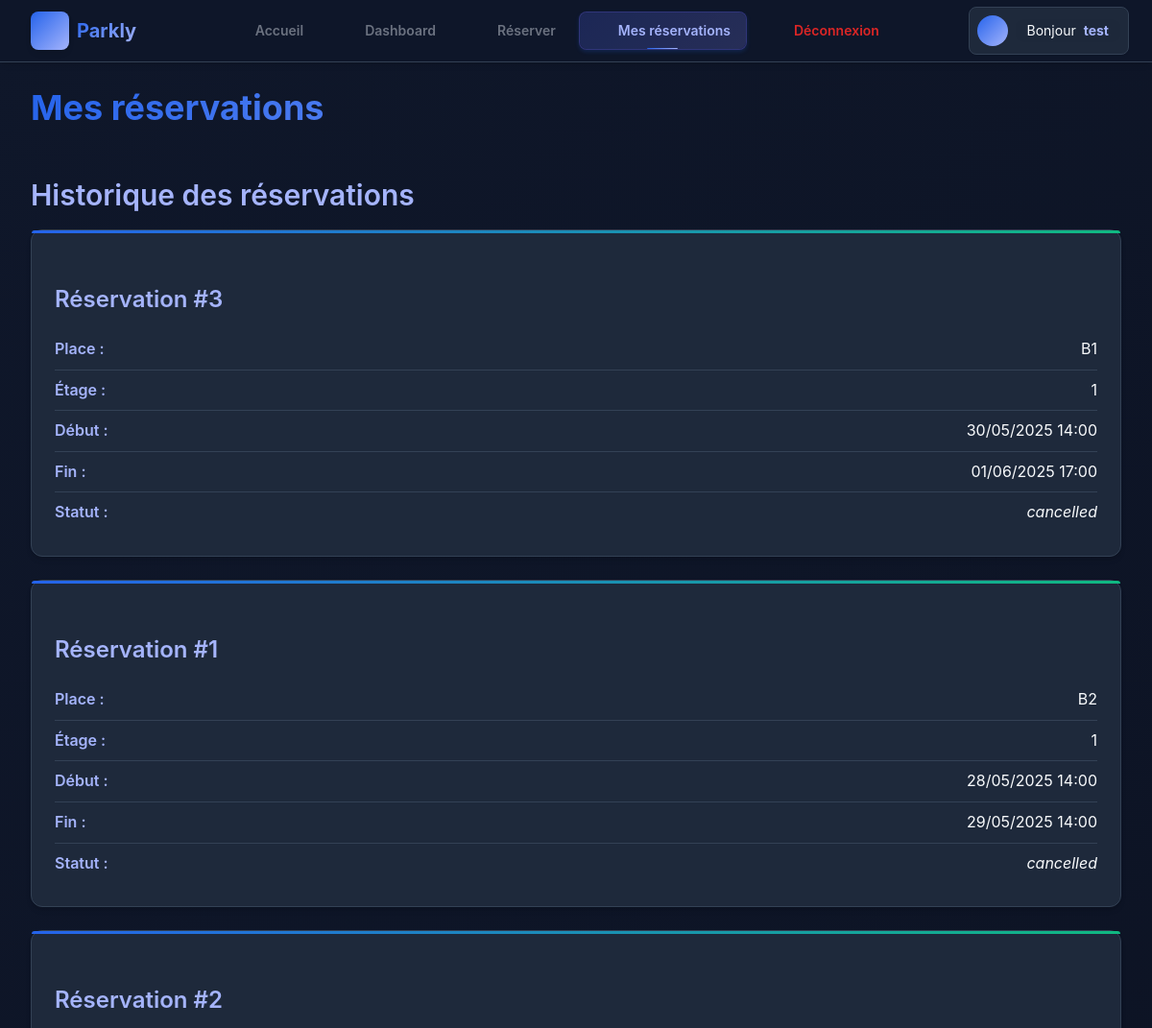
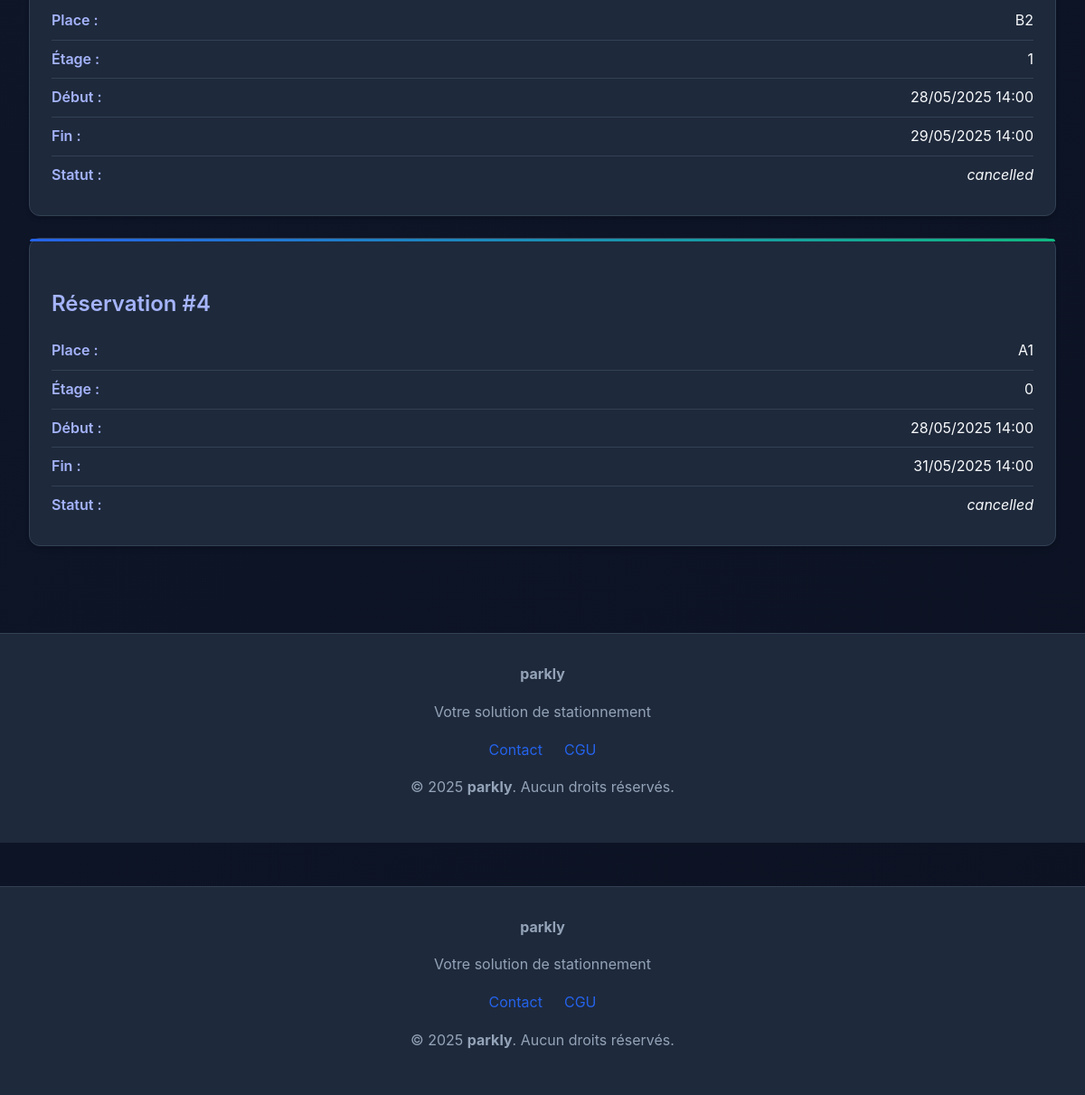
The page /?page=mes_reservations (signed in) on the database its author committed (2 pictures, top to bottom).
### tables this page shows
CREATE TABLE `reservations` (
  `id` int NOT NULL AUTO_INCREMENT,
  `user_id` int NOT NULL,
  `parking_id` int NOT NULL,
  `date_start` datetime NOT NULL,
  `date_end` datetime NOT NULL,
  `status` enum('confirmed','cancelled','pending') DEFAULT 'pending',
  `created_at` timestamp NULL DEFAULT CURRENT_TIMESTAMP,
  `updated_at` timestamp NULL DEFAULT CURRENT_TIMESTAMP ON UPDATE CURRENT_TIMESTAMP,
  `car_id` int DEFAULT NULL,
  `paid` tinyint(1) DEFAULT '0',
  PRIMARY KEY (`id`),
  KEY `user_id` (`user_id`),
  KEY `parking_id` (`parking_id`),
  KEY `car_id` (`car_id`),
  CONSTRAINT `reservations_ibfk_1` FOREIGN KEY (`user_id`) REFERENCES `users` (`id`),
  CONSTRAINT `reservations_ibfk_2` FOREIGN KEY (`parking_id`) REFERENCES `parking` (`id`),
  CONSTRAINT `reservations_ibfk_3` FOREIGN KEY (`car_id`) REFERENCES `cars` (`id`)
);

CREATE TABLE `parking` (
  `id` int NOT NULL AUTO_INCREMENT,
  `numero_place` varchar(10) NOT NULL,
  `etage` int DEFAULT '0',
  `type_place` enum('standard','handicap','electrique','moto') NOT NULL DEFAULT 'standard',
  `statut` enum('libre','occupe','reserve','maintenance') NOT NULL DEFAULT 'libre',
  `disponible_depuis` datetime DEFAULT NULL,
  `date_maj` timestamp NULL DEFAULT CURRENT_TIMESTAMP ON UPDATE CURRENT_TIMESTAMP,
  `derniere_reservation_id` int DEFAULT NULL,
  `commentaire` text,
  `actif` tinyint(1) DEFAULT '1',
  PRIMARY KEY (`id`),
  UNIQUE KEY `numero_place` (`numero_place`)
);

### app/controllers/ReservationController.php (called while the page is built, shortened)
<?php
require_once __DIR__ . '/../models/Reservation.php';
class ReservationController
{
    private function render($view, $data = [])
    {
        extract($data);
        include __DIR__ . '/../views/templates/head.php';
        include __DIR__ . '/../views/templates/nav.php';
        include __DIR__ . "/../views/$view.php";
        include __DIR__ . '/../views/templates/footer.php';
    }
    public function mesReservations()
    {
        $reservationModel = new Reservation();
        $all = $reservationModel->getByUserId($_SESSION['user']['id']);
        $now = date('Y-m-d H:i:s');
        $actives = [];
        $past = [];
        foreach ($all as $r) {
            if ($r['status'] === 'cancelled' || $r['date_end'] <= $now) {
                $past[] = $r;
            } else {
                $actives[] = $r;
            }
        }
        $success = '';
        $this->render('pages/mes_reservations', [
            'actives' => $actives,
            'past' => $past,
            'success' => $success
        ]);
    }
}

### app/models/Reservation.php (called while the page is built, shortened)
<?php
class Reservation
{
    private PDO $pdo;
    public function __construct()
    {
        $this->pdo = new PDO(DB_DSN, DB_USER, DB_PASS);
        $this->pdo->setAttribute(PDO::ATTR_ERRMODE, PDO::ERRMODE_EXCEPTION);
    }
    public function getByUserId(int $userId): array
    {
        $sql = "
            SELECT r.*, p.numero_place, p.etage
            FROM reservations AS r
            JOIN parking AS p ON r.parking_id = p.id
            WHERE r.user_id = ?
            ORDER BY r.date_start DESC
        ";
        $stmt = $this->pdo->prepare($sql);
        $stmt->execute([$userId]);
        return $stmt->fetchAll(PDO::FETCH_ASSOC);
    }
}

### app/views/pages/mes_reservations.php (the view, shortened to what this page needs)
<?php
require_once __DIR__ . '/../templates/head.php';
require_once __DIR__ . '/../templates/nav.php';
?>
<main class="container user-reservations" role="main">
    <h1> Mes réservations</h1>
    <?php if (!empty($past)) : ?>
        <section class="past-reservations" aria-label="Historique des réservations">
            <h2>Historique des réservations</h2>
            <?php foreach ($past as $res) : ?>
                <article class="reservation-card" aria-labelledby="past-reservation-<?= $res['id'] ?>">
                    <h3 id="past-reservation-<?= $res['id'] ?>">Réservation #<?= htmlspecialchars($res['id']) ?></h3>
                    <ul>
                        <li><strong>Place :</strong> <?= htmlspecialchars($res['numero_place']) ?></li>
                        <li><strong>Étage :</strong> <?= htmlspecialchars($res['etage']) ?></li>
                        <li><strong>Début :</strong> <time datetime="<?= date('c', strtotime($res['date_start'])) ?>"><?= date('d/m/Y H:i', strtotime($res['date_start'])) ?></time></li>
                        <li><strong>Fin :</strong> <time datetime="<?= date('c', strtotime($res['date_end'])) ?>"><?= date('d/m/Y H:i', strtotime($res['date_end'])) ?></time></li>
                        <li><strong>Statut :</strong> <em><?= htmlspecialchars($res['status']) ?></em></li>
                    </ul>
                </article>
            <?php endforeach; ?>
        </section>
    <?php endif; ?>
</main>
<?php require_once __DIR__ . '/../templates/footer.php'; ?>

### public/index.php (shortened to what this page needs)
<?php
$page = $_GET['page'] ?? 'home';
switch ($page) {
    case 'mes_reservations':
        require_once __DIR__ . '/../app/controllers/ReservationController.php';
        (new ReservationController())->mesReservations();
        break;
}

### app/views/templates/head.php (shortened to what this page needs)
<!DOCTYPE html>
<html lang="fr" class="no-js">
<head>
    <?php
    $mainCss = '/assets/css/style.css';
    $mainCssPath = $_SERVER['DOCUMENT_ROOT'] . $mainCss;
    $mainCssVersion = file_exists($mainCssPath) ? filemtime($mainCssPath) : '1.0';
    ?>
    <link rel="stylesheet" href="<?= $mainCss ?>?v=<?= $mainCssVersion ?>">
    <?php
    $navCss = '/assets/css/templates/nav.css';
    $navCssPath = $_SERVER['DOCUMENT_ROOT'] . $navCss;
    $navCssVersion = file_exists($navCssPath) ? filemtime($navCssPath) : '1.0';
    ?>
    <link rel="stylesheet" href="<?= $navCss ?>?v=<?= $navCssVersion ?>">
</head>
<body data-page="<?= htmlspecialchars($current_page ?? 'unknown') ?>">

### app/views/templates/nav.php (shortened to what this page needs)
<?php
$current_page = $_GET['page'] ?? 'home';
$user = $_SESSION['user'] ?? null;
$is_logged_in = !empty($user);
$is_admin = $is_logged_in && (isset($user['role']) && strtolower($user['role']) === 'admin');
$nav_items = [
    'public' => [
        ['url' => '/?page=home', 'label' => 'Accueil', 'icon' => 'home', 'key' => 'home']
    ],
    'guest' => [
        ['url' => '/?page=login', 'label' => 'Connexion', 'icon' => 'log-in', 'key' => 'login'],
        ['url' => '/?page=register', 'label' => 'Créer un compte', 'icon' => 'user-plus', 'key' => 'register']
    ],
    'dashboard' => [
        ['url' => '/?page=dashboard', 'label' => 'Dashboard', 'icon' => 'layout-dashboard', 'key' => 'dashboard']
    ],
    'user' => [
        ['url' => '/?page=nouvelle_reservation', 'label' => 'Réserver', 'icon' => 'calendar-plus', 'key' => 'nouvelle_reservation'],
        ['url' => '/?page=mes_reservations', 'label' => 'Mes réservations', 'icon' => 'calendar', 'key' => 'mes_reservations']
    ],
    'logout' => [
        ['url' => '/?page=logout', 'label' => 'Déconnexion', 'icon' => 'log-out', 'key' => 'logout', 'class' => 'nav-link--logout']
    ]
];
function getNavigationItems(array $nav_items, bool $is_logged_in, bool $is_admin): array {
    $items = $nav_items['public'];
    if ($is_logged_in) {
        $items = array_merge($items, $nav_items['dashboard']);
        if (!$is_admin) {
            $items = array_merge($items, $nav_items['user']);
        }
        $items = array_merge($items, $nav_items['logout']);
    } else {
        $items = array_merge($items, $nav_items['guest']);
    }
    return $items;
}
function isActiveNavItem(string $item_key, string $current_page): bool {
    $special = [
        'dashboard' => ['dashboard', 'dashboard_user', 'dashboard_admin'],
        'home' => ['home', '']
    ];
    return isset($special[$item_key])
        ? in_array($current_page, $special[$item_key])
        : $item_key === $current_page;
}
function renderNavItem(array $item, string $current_page): string {
    $is_active = isActiveNavItem($item['key'], $current_page);
    $classes = ['nav-link'];
    if ($is_active) $classes[] = 'nav-link--active';
    if (!empty($item['class'])) $classes[] = $item['class'];
    $class_attr = implode(' ', $classes);
    $aria = $is_active ? ' aria-current="page"' : '';
    $icon = !empty($item['icon']) ? '<span class="nav-icon" data-icon="' . htmlspecialchars($item['icon']) . '" aria-hidden="true"></span>' : '';
    return sprintf(
        '<li class="nav-item">
            <a href="%s" class="%s"%s>
                %s
                <span class="nav-text">%s</span>
                <span class="nav-highlight" aria-hidden="true"></span>
            </a>
        </li>',
        htmlspecialchars($item['url']),
        htmlspecialchars($class_attr),
        $aria,
        $icon,
        htmlspecialchars($item['label'])
    );
}
$navigation_items = getNavigationItems($nav_items, $is_logged_in, $is_admin);
?>
<nav class="site-nav fade-in" role="navigation" aria-label="Menu principal">
    <div class="nav-container">
        <div class="nav-brand">
            <a href="/?page=home" class="brand-link" aria-label="Retour à l'accueil">
                <div class="brand-logo">
                </div>
                <span class="brand-text">Parkly</span>
            </a>
        </div>
        <ul class="nav-list" role="menubar" id="nav-menu">
            <?php foreach ($navigation_items as $item): ?>
                <?= renderNavItem($item, $current_page) ?>
            <?php endforeach; ?>
        </ul>
        <?php if ($is_logged_in): ?>
            <div class="nav-user slide-in" role="region" aria-label="Informations utilisateur">
                <div class="user-info">
                    <div class="user-avatar">
                    </div>
                     <div class="user-details">
                        <?php
                     $displayName = 'Utilisateur';
                     if (!empty($user['first_name'])) {
                        $displayName = $user['first_name'];
                     } elseif (!empty($user['last_name'])) {
                        $displayName = $user['last_name'];
                    }
                        ?>
                        <span class="user-welcome">
                            Bonjour<strong><?= htmlspecialchars($displayName) ?></strong>
                        </span>
                    </div>
                </div>
            </div>
        <?php endif; ?>
    </div>
</nav>

### app/views/templates/footer.php (shortened to what this page needs)
<footer class="site-footer" role="contentinfo">
    <div class="footer-content">
        <div class="footer-brand">
            <strong class="footer-logo">parkly</strong>
            <p class="footer-tagline">Votre solution de stationnement</p>
        </div>
        <nav class="footer-links" aria-label="Liens du pied de page">
            <a href="/?page=contact" class="footer-btn" title="Nous contacter">
                Contact
            </a>
            <a href="/?page=cgu" class="footer-btn" title="Conditions générales d'utilisation">
                CGU
            </a>
        </nav>
    </div>
    <div class="footer-bottom">
        <p class="footer-copyright">
            &copy; <?= date('Y') ?> <strong>parkly</strong>. Aucun droits réservés.
        </p>
    </div>
</footer>
</body>
</html>

### public/assets/css/style.css (style rules this page uses)
:root { --primary-color: #6366f1; --primary-hover: #4f46e5; --primary-light: #a5b4fc; --secondary-color: #64748b; --secondary-hover: #475569; --success-color: #10b981; --success-hover: #059669; --warning-color: #f59e0b; --warning-hover: #d97706; --danger-color: #ef4444; --danger-hover: #dc2626; --info-color: #3b82f6; --info-hover: #2563eb; --bg-primary: #0f172a; --bg-secondary: #1e293b; --bg-tertiary: #334155; --bg-card: #1e293b; --bg-card-hover: #334155; --text-primary: #f8fafc; --text-secondary: #cbd5e1; --text-muted: #94a3b8; --text-accent: #a5b4fc; --border-color: #334155; --border-hover: #475569; --border-focus: var(--primary-color); --shadow-sm: 0 1px 2px 0 rgb(0 0 0 / 0.05); --shadow-md: 0 4px 6px -1px rgb(0 0 0 / 0.1), 0 2px 4px -2px rgb(0 0 0 / 0.1); --shadow-lg: 0 10px 15px -3px rgb(0 0 0 / 0.1), 0 4px 6px -4px rgb(0 0 0 / 0.1); --shadow-xl: 0 20px 25px -5px rgb(0 0 0 / 0.1), 0 8px 10px -6px rgb(0 0 0 / 0.1); --shadow-glow: 0 0 20px rgb(99 102 241 / 0.3); --radius-sm: 0.375rem; --radius-md: 0.5rem; --radius-lg: 0.75rem; --radius-xl: 1rem; --spacing-xs: 0.25rem; --spacing-sm: 0.5rem; --spacing-md: 1rem; --spacing-lg: 1.5rem; --spacing-xl: 2rem; --spacing-2xl: 3rem; --font-family: 'Inter', 'Segoe UI', system-ui, -apple-system, sans-serif; --font-size-xs: 0.75rem; --font-size-sm: 0.875rem; --font-size-base: 1rem; --font-size-lg: 1.125rem; --font-size-xl: 1.25rem; --font-size-2xl: 1.5rem; --font-size-3xl: 1.875rem; --font-size-4xl: 2.25rem; --transition-fast: 150ms ease-in-out; --transition-normal: 250ms ease-in-out; --transition-slow: 350ms ease-in-out; }
* { box-sizing: border-box; }
body { margin: 0; padding: 0; font-family: var(--font-family); background: linear-gradient(135deg, var(--bg-primary) 0%, #0c1222 100%); color: var(--text-primary); line-height: 1.6; min-height: 100vh; }
.container { max-width: 1200px; margin: 0 auto; padding: var(--spacing-lg) var(--spacing-xl); position: relative; }
h1, h2, h3, h4, h5, h6 { color: var(--text-accent); margin: 0 0 var(--spacing-md) 0; font-weight: 600; line-height: 1.3; }
h1 { font-size: var(--font-size-4xl); font-weight: 700; background: linear-gradient(135deg, var(--primary-color), var(--primary-light)); -webkit-background-clip: text; -webkit-text-fill-color: transparent; background-clip: text; }
h2 { font-size: var(--font-size-3xl); margin-top: var(--spacing-2xl); }
h3 { font-size: var(--font-size-2xl); margin-top: var(--spacing-xl); }
.reservation-card { background: var(--bg-card); border: 1px solid var(--border-color); border-radius: var(--radius-lg); padding: var(--spacing-lg); margin-bottom: var(--spacing-lg); box-shadow: var(--shadow-md); transition: all var(--transition-normal); position: relative; }
.reservation-card::before { content: ''; position: absolute; top: 0; left: 0; right: 0; height: 3px; background: linear-gradient(90deg, var(--primary-color), var(--success-color)); border-radius: var(--radius-lg) var(--radius-lg) 0 0; }
.reservation-card ul { list-style: none; padding: 0; margin: 0; }
.reservation-card li { display: flex; justify-content: space-between; align-items: center; padding: var(--spacing-sm) 0; border-bottom: 1px solid var(--border-color); }
.reservation-card li:last-child { border-bottom: none; }
.reservation-card li strong { color: var(--text-accent); font-weight: 600; }
.site-footer { background: var(--bg-secondary); border-top: 1px solid var(--border-color); padding: var(--spacing-xl); text-align: center; color: var(--text-muted); margin-top: var(--spacing-2xl); }
.footer-links { margin-top: var(--spacing-md); display: flex; justify-content: center; gap: var(--spacing-lg); }
.footer-links a { color: var(--primary-color); text-decoration: none; transition: color var(--transition-fast); }
.fade-in { animation: fadeIn 0.6s ease-out; }
.slide-in { animation: slideIn 0.6s ease-out; }
.fade-in { opacity: 1; transform: translateY(0); animation: fadeIn 0.6s ease-out; }
.slide-in { opacity: 1; transform: translateX(0); animation: slideIn 0.6s ease-out; }

### rows shown on the page
reservations: id "3", parking.numero_place "B1", parking.etage "1", date_start "30/05/2025 14:00", date_end "01/06/2025 17:00", status "cancelled"
reservations: id "1", parking.numero_place "B2", parking.etage "1", date_start "28/05/2025 14:00", date_end "29/05/2025 14:00", status "cancelled"
reservations: id "2", parking.numero_place "B2", parking.etage "1", date_start "28/05/2025 14:00", date_end "29/05/2025 14:00", status "cancelled"
reservations: id "4", parking.numero_place "A1", parking.etage "0", date_start "28/05/2025 14:00", date_end "31/05/2025 14:00", status "cancelled"

### other values the page prints
$item['label'] "Accueil"
$item['label'] "Dashboard"
$item['label'] "Réserver"
$item['label'] "Mes réservations"
$item['label'] "Déconnexion"
$displayName "test"
